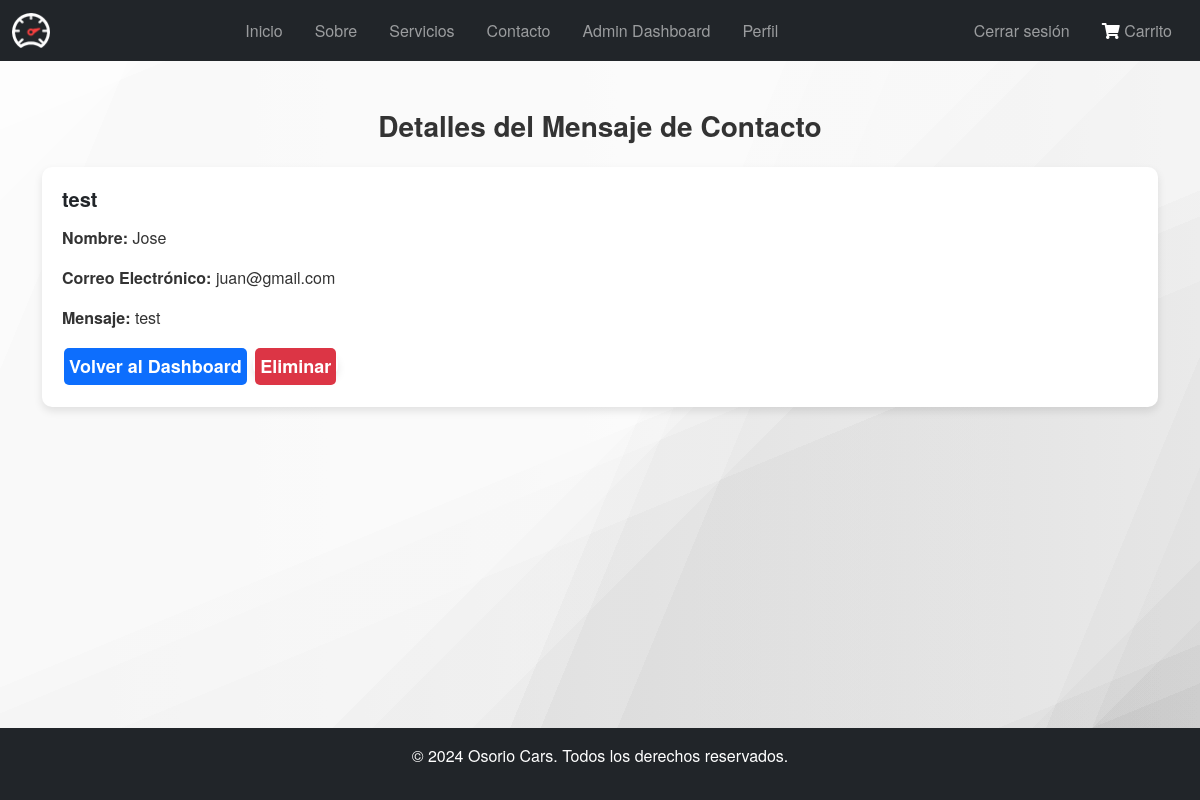
The page /admin_dashboard/view_contact_message/5/ (signed in) on the database its author committed.
### main/models.py (models this page shows, shortened)
class ContactMessage(models.Model):
    name = models.CharField(max_length=100)
    email = models.EmailField()
    subject = models.CharField(max_length=200)
    message = models.TextField()
    created_at = models.DateTimeField(auto_now_add=True)

### main/views.py (the view)
# urls.py: path('admin_dashboard/view_contact_message/<int:message_id>/', views.view_contact_message, name='view_contact_message'),
@user_passes_test(is_admin)
def view_contact_message(request, message_id):
    message = get_object_or_404(ContactMessage, id=message_id)
    return render(request, 'view_contact_message.html', {'message': message})

### main/views.py (called while the page is built)
def is_admin(user):
    return user.is_superuser

### main/templates/view_contact_message.html (shortened to what this page needs)
{% extends 'base.html' %}
{% load static %}
{% block content %}
<div class="container my-5">
    <h2 class="text-center mb-4">Detalles del Mensaje de Contacto</h2>
    <div class="card">
        <div class="card-body">
            <h5 class="card-title">{{ message.subject }}</h5>
            <p class="card-text"><strong>Nombre:</strong> {{ message.name }}</p>
            <p class="card-text"><strong>Correo Electrónico:</strong> {{ message.email }}</p>
            <p class="card-text"><strong>Mensaje:</strong> {{ message.message }}</p>
            <a href="{% url 'admin_dashboard' %}" class="btn btn-primary">Volver al Dashboard</a>
            <form method="post" action="{% url 'delete_contact_message' message.id %}" style="display:inline;padding:0;">
                <button type="submit" class="btn btn-danger">Eliminar</button>
            </form>
        </div>
    </div>
</div>
{% endblock %}

### main/static/css/styles.css (style rules this page uses)
body { font-family: 'Helvetica Neue', Helvetica, Arial, sans-serif; background-color: #f5f5f5; background-image: linear-gradient(112.5deg, rgb(214, 214, 214) 0%, rgb(214, 214, 214) 10%,rgb(195, 195, 195) 10%, rgb(195, 195, 195) 53%,rgb(176, 176, 176) 53%, rgb(176, 176, 176) 55%,rgb(157, 157, 157) 55%, rgb(157, 157, 157) 60%,rgb(137, 137, 137) 60%, rgb(137, 137, 137) 88%,rgb(118, 118, 118) 88%, rgb(118, 118, 118) 91%,rgb(99, 99, 99) 91%, rgb(99, 99, 99) 100%),linear-gradient(157.5deg, rgb(214, 214, 214) 0%, rgb(214, 214, 214) 10%,rgb(195, 195, 195) 10%, rgb(195, 195, 195) 53%,rgb(176, 176, 176) 53%, rgb(176, 176, 176) 55%,rgb(157, 157, 157) 55%, rgb(157, 157, 157) 60%,rgb(137, 137, 137) 60%, rgb(137, 137, 137) 88%,rgb(118, 118, 118) 88%, rgb(118, 118, 118) 91%,rgb(99, 99, 99) 91%, rgb(99, 99, 99) 100%),linear-gradient(135deg, rgb(214, 214, 214) 0%, rgb(214, 214, 214) 10%,rgb(195, 195, 195) 10%, rgb(195, 195, 195) 53%,rgb(176, 176, 176) 53%, rgb(176, 176, 176) 55%,rgb(157, 157, 157) 55%, rgb(157, 157, 157) 60%,rgb(137, 137, 137) 60%, rgb(137, 137, 137) 88%,rgb(118, 118, 118) 88%, rgb(118, 118, 118) 91%,rgb(99, 99, 99) 91%, rgb(99, 99, 99) 100%),linear-gradient(90deg, rgb(195, 195, 195),rgb(228, 228, 228)); background-blend-mode:overlay,overlay,overlay,normal; color: #333; overflow-x: hidden; }
form { max-width: 600px; margin: 0 auto; background: #fff; padding: 20px; border-radius: 10px; box-shadow: 0 4px 8px rgba(0, 0, 0, 0.1); }
* { color: #333; }
button { width: 100%; padding: 5px; border: none; border-radius: 5px; font-size: 18px; font-weight: bold; color: #fff; background-color: #007bff; cursor: pointer; transition: background-color 0.3s ease; }
.btn { justify-self: center; align-self: center; width: auto; padding: 5px; margin: 2px; border: none; border-radius: 5px; font-size: 18px; font-weight: bold; }
button.btn-danger { background-color: #dc3545; }
.text-center { text-align: center; }
.card { border: none; border-radius: 10px; box-shadow: 0 4px 8px rgba(0, 0, 0, 0.1); }
.card-body { padding: 20px; }
.card-title { font-size: 20px; font-weight: bold; margin-bottom: 15px; }
.card-text { font-size: 16px; color: #ffffff; }
.card-text { color: #333; }
h1, h2, h3 { color: #333; font-weight: bold; }
h2 { font-size: 28px; margin-bottom: 15px; }

### rows shown on the page
ContactMessage: subject "test", name "Jose", email "juan@gmail.com", message "test"
